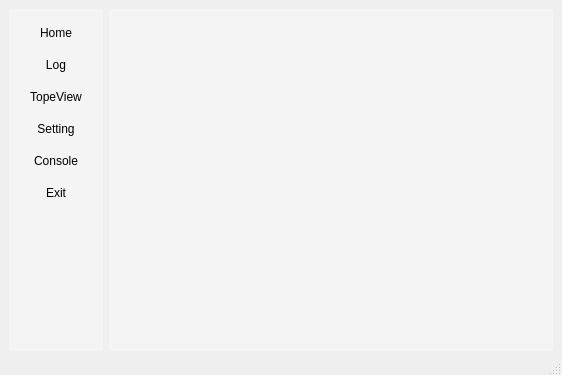
<?xml version="1.0" encoding="UTF-8"?>
<ui version="4.0">
 <class>MainWindow</class>
 <widget class="QMainWindow" name="MainWindow">
  <property name="geometry">
   <rect>
    <x>0</x>
    <y>0</y>
    <width>562</width>
    <height>375</height>
   </rect>
  </property>
  <property name="font">
   <font>
    <stylestrategy>PreferAntialias</stylestrategy>
   </font>
  </property>
  <property name="windowTitle">
   <string>MainWindow</string>
  </property>
  <property name="styleSheet">
   <string notr="true"> QMainWindow#MainWindow{
 
}


QPushButton{
	padding:6px 10px 6px 10px;
	border-radius:4px;
	
	background-color: rgba(255, 255, 255, 180);
}

QPushButton:hover{
	background-color: rgba(255, 255, 255, 230);
}


QWidget#widget_main_menu QPushButton{
	padding:6px 10px 6px 10px;
	background-color: rgba(255, 255, 255, 0);
	border-radius:3px;
}

QWidget#widget_main_menu QPushButton:hover{
	 
	color: rgb(255, 255, 255);
	background-color: rgba(255, 85, 0,200);
}



QLabel{
	color:#FFF;
}

QWidget#widget_main_menu,QStackedWidget#stackedWidget{
background-color: rgba(255, 255, 255, 80);
border-radius:3px;
}

 /*设置滚动条样式*/
QScrollBar:vertical
{
    width:10px;
    background:rgba(0,0,0,0%);
    margin:0px,0px,0px,0px;
    padding-top:9px;   
    padding-bottom:9px;
}

QScrollBar:horizontal
{
    height:10px;
    background:rgba(0,0,0,0%);
    margin:0px,0px,0px,0px;
    padding-left:9px;   
    padding-right:9px;
}



QScrollBar::handle:vertical
{
    width:10px;
    background:rgba(0,0,0,25%);
    border-radius:4px;    
    min-height:20;
}

QScrollBar::handle:horizontal
{
    height:10px;
    background:rgba(0,0,0,25%);
    border-radius:4px;    
    min-width:20;
}


QScrollBar::handle:vertical:hover,QScrollBar::handle:horizontal:hover
{
    width:10px;
    background:rgba(0,0,0,50%);    
    border-radius:4px;
    min-height:20;
}

/*
QScrollBar::add-line:vertical,QScrollBar::add-line:horizontal   
{
    height:9px;
	width:8px;
    subcontrol-position:bottom;
}

QScrollBar::sub-line:vertical,QScrollBar::sub-line:horizontal    
{
    height:9px;width:8px;
    subcontrol-position:top;
}

QScrollBar::add-line:vertical:hover,QScrollBar::add-line:horizontal:hover     
{
    height:9px;width:8px;
    subcontrol-position:bottom;
}

QScrollBar::sub-line:vertical:hover,QScrollBar::sub-line:horizontal:hover  
{
    height:9px;width:8px;
    subcontrol-position:top;
}
*/

QScrollBar::add-page:vertical,QScrollBar::sub-page:vertical,QScrollBar::add-page:horizontal,QScrollBar::sub-page:horizontal   
{
    background:rgba(0,0,0,10%);
    border-radius:4px;
}





</string>
  </property>
  <widget class="QWidget" name="centralWidget">
   <layout class="QVBoxLayout" name="verticalLayout_2">
    <property name="spacing">
     <number>6</number>
    </property>
    <property name="leftMargin">
     <number>9</number>
    </property>
    <property name="topMargin">
     <number>9</number>
    </property>
    <property name="rightMargin">
     <number>9</number>
    </property>
    <property name="bottomMargin">
     <number>9</number>
    </property>
    <item>
     <widget class="QWidget" name="widget_2" native="true">
      <layout class="QHBoxLayout" name="horizontalLayout">
       <property name="leftMargin">
        <number>0</number>
       </property>
       <property name="topMargin">
        <number>0</number>
       </property>
       <property name="rightMargin">
        <number>0</number>
       </property>
       <property name="bottomMargin">
        <number>0</number>
       </property>
       <item>
        <widget class="QWidget" name="widget_main_menu" native="true">
         <property name="styleSheet">
          <string notr="true"/>
         </property>
         <layout class="QVBoxLayout" name="verticalLayout">
          <item>
           <widget class="QPushButton" name="pushButton_main">
            <property name="font">
             <font>
              <stylestrategy>PreferAntialias</stylestrategy>
             </font>
            </property>
            <property name="text">
             <string>Home</string>
            </property>
            <property name="icon">
             <iconset resource="../rs/main_rs.qrc">
              <normaloff>:/mainrs/xiTong.png</normaloff>:/mainrs/xiTong.png</iconset>
            </property>
            <property name="iconSize">
             <size>
              <width>36</width>
              <height>36</height>
             </size>
            </property>
            <property name="checkable">
             <bool>false</bool>
            </property>
            <property name="autoDefault">
             <bool>false</bool>
            </property>
           </widget>
          </item>
          <item>
           <widget class="QPushButton" name="pushButton_log">
            <property name="text">
             <string>Log</string>
            </property>
            <property name="icon">
             <iconset resource="../rs/main_rs.qrc">
              <normaloff>:/mainrs/ruanJian.png</normaloff>:/mainrs/ruanJian.png</iconset>
            </property>
            <property name="iconSize">
             <size>
              <width>36</width>
              <height>36</height>
             </size>
            </property>
           </widget>
          </item>
          <item>
           <widget class="QPushButton" name="pushButton_topview">
            <property name="text">
             <string>TopeView</string>
            </property>
            <property name="icon">
             <iconset resource="../rs/main_rs.qrc">
              <normaloff>:/mainrs/gongNeng.png</normaloff>:/mainrs/gongNeng.png</iconset>
            </property>
            <property name="iconSize">
             <size>
              <width>36</width>
              <height>36</height>
             </size>
            </property>
           </widget>
          </item>
          <item>
           <widget class="QPushButton" name="pushButton_setting">
            <property name="text">
             <string>Setting</string>
            </property>
            <property name="icon">
             <iconset resource="../rs/main_rs.qrc">
              <normaloff>:/mainrs/louDong.png</normaloff>:/mainrs/louDong.png</iconset>
            </property>
            <property name="iconSize">
             <size>
              <width>36</width>
              <height>36</height>
             </size>
            </property>
           </widget>
          </item>
          <item>
           <widget class="QPushButton" name="pushButton">
            <property name="text">
             <string>Console</string>
            </property>
            <property name="icon">
             <iconset resource="../rs/main_rs.qrc">
              <normaloff>:/mainrs/console.png</normaloff>:/mainrs/console.png</iconset>
            </property>
            <property name="iconSize">
             <size>
              <width>36</width>
              <height>36</height>
             </size>
            </property>
           </widget>
          </item>
          <item>
           <widget class="QPushButton" name="pushButton_exit">
            <property name="layoutDirection">
             <enum>Qt::LeftToRight</enum>
            </property>
            <property name="text">
             <string>Exit</string>
            </property>
            <property name="icon">
             <iconset resource="../rs/main_rs.qrc">
              <normaloff>:/mainrs/jiaSu.png</normaloff>:/mainrs/jiaSu.png</iconset>
            </property>
            <property name="iconSize">
             <size>
              <width>36</width>
              <height>36</height>
             </size>
            </property>
            <property name="flat">
             <bool>false</bool>
            </property>
           </widget>
          </item>
          <item>
           <spacer name="verticalSpacer">
            <property name="orientation">
             <enum>Qt::Vertical</enum>
            </property>
            <property name="sizeHint" stdset="0">
             <size>
              <width>20</width>
              <height>40</height>
             </size>
            </property>
           </spacer>
          </item>
         </layout>
        </widget>
       </item>
       <item>
        <widget class="QStackedWidget" name="stackedWidget">
         <property name="styleSheet">
          <string notr="true"/>
         </property>
         <widget class="QWidget" name="page_main">
          <layout class="QHBoxLayout" name="horizontalLayout_2"/>
         </widget>
         <widget class="QWidget" name="page_log">
          <layout class="QVBoxLayout" name="verticalLayout_3">
           <item>
            <widget class="QWidget" name="widget_3" native="true">
             <property name="styleSheet">
              <string notr="true"/>
             </property>
             <layout class="QVBoxLayout" name="verticalLayout_6">
              <property name="leftMargin">
               <number>0</number>
              </property>
              <property name="topMargin">
               <number>0</number>
              </property>
              <property name="rightMargin">
               <number>0</number>
              </property>
              <property name="bottomMargin">
               <number>9</number>
              </property>
              <item>
               <widget class="QLabel" name="label">
                <property name="styleSheet">
                 <string notr="true"/>
                </property>
                <property name="text">
                 <string>System Log</string>
                </property>
               </widget>
              </item>
             </layout>
            </widget>
           </item>
          </layout>
         </widget>
         <widget class="QWidget" name="page_topeview">
          <layout class="QVBoxLayout" name="verticalLayout_4">
           <item>
            <widget class="QWidget" name="widget_4" native="true">
             <property name="styleSheet">
              <string notr="true"/>
             </property>
             <layout class="QHBoxLayout" name="horizontalLayout_3">
              <property name="leftMargin">
               <number>0</number>
              </property>
              <property name="topMargin">
               <number>0</number>
              </property>
              <property name="rightMargin">
               <number>0</number>
              </property>
              <property name="bottomMargin">
               <number>9</number>
              </property>
              <item>
               <widget class="QLabel" name="label_2">
                <property name="text">
                 <string>Tope View</string>
                </property>
               </widget>
              </item>
             </layout>
            </widget>
           </item>
          </layout>
         </widget>
         <widget class="QWidget" name="page_system_setting">
          <layout class="QVBoxLayout" name="verticalLayout_5">
           <item>
            <widget class="QWidget" name="widget_5" native="true">
             <property name="styleSheet">
              <string notr="true"/>
             </property>
             <layout class="QHBoxLayout" name="horizontalLayout_4">
              <property name="leftMargin">
               <number>0</number>
              </property>
              <property name="topMargin">
               <number>0</number>
              </property>
              <property name="rightMargin">
               <number>0</number>
              </property>
              <property name="bottomMargin">
               <number>9</number>
              </property>
              <item>
               <widget class="QLabel" name="label_3">
                <property name="styleSheet">
                 <string notr="true"/>
                </property>
                <property name="text">
                 <string>System Setting</string>
                </property>
               </widget>
              </item>
             </layout>
            </widget>
           </item>
          </layout>
         </widget>
         <widget class="QWidget" name="page_console">
          <layout class="QVBoxLayout" name="verticalLayout_7">
           <item>
            <widget class="QWidget" name="widget" native="true">
             <layout class="QHBoxLayout" name="horizontalLayout_5">
              <property name="leftMargin">
               <number>0</number>
              </property>
              <property name="topMargin">
               <number>0</number>
              </property>
              <property name="rightMargin">
               <number>0</number>
              </property>
              <property name="bottomMargin">
               <number>0</number>
              </property>
              <item>
               <widget class="QLabel" name="label_4">
                <property name="text">
                 <string>Console</string>
                </property>
               </widget>
              </item>
             </layout>
            </widget>
           </item>
          </layout>
         </widget>
        </widget>
       </item>
      </layout>
     </widget>
    </item>
   </layout>
  </widget>
  <widget class="QStatusBar" name="statusBar">
   <property name="maximumSize">
    <size>
     <width>16777215</width>
     <height>15</height>
    </size>
   </property>
   <property name="styleSheet">
    <string notr="true">ss</string>
   </property>
  </widget>
 </widget>
 <layoutdefault spacing="6" margin="11"/>
 <resources>
  <include location="../rs/main_rs.qrc"/>
 </resources>
 <connections/>
</ui>
